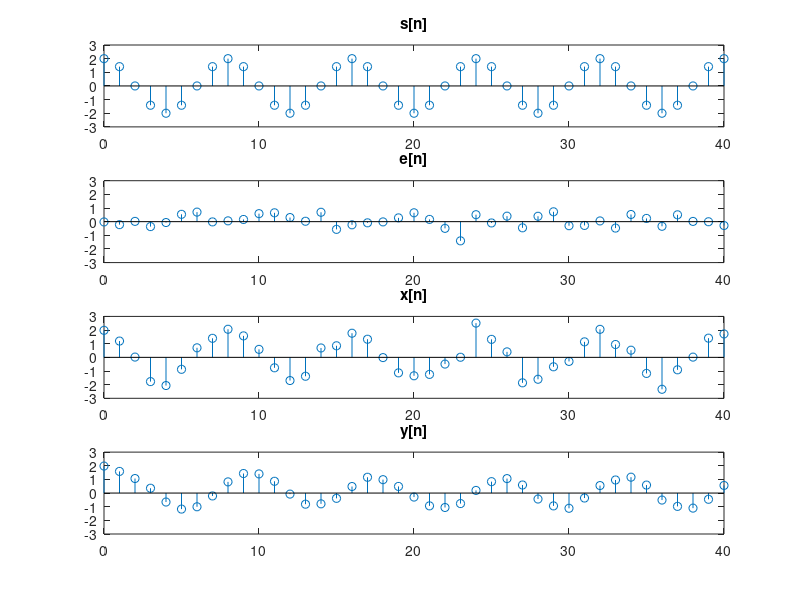
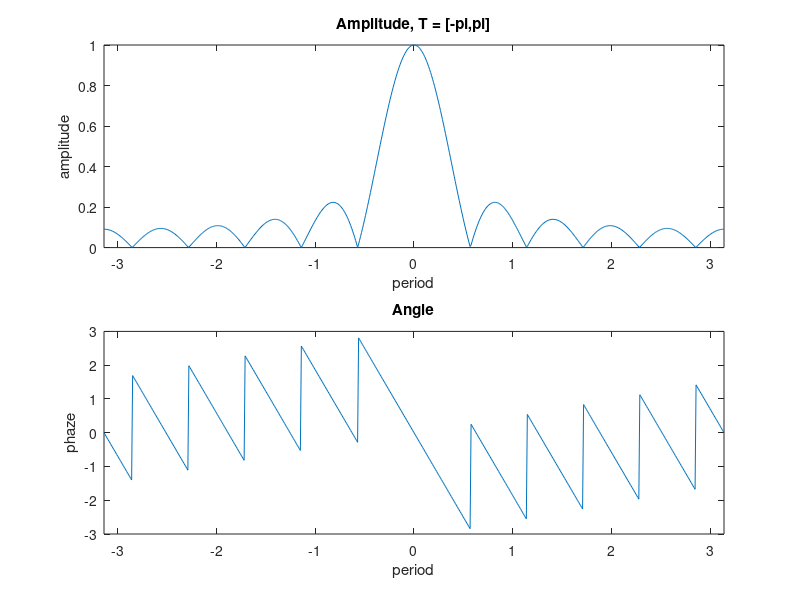
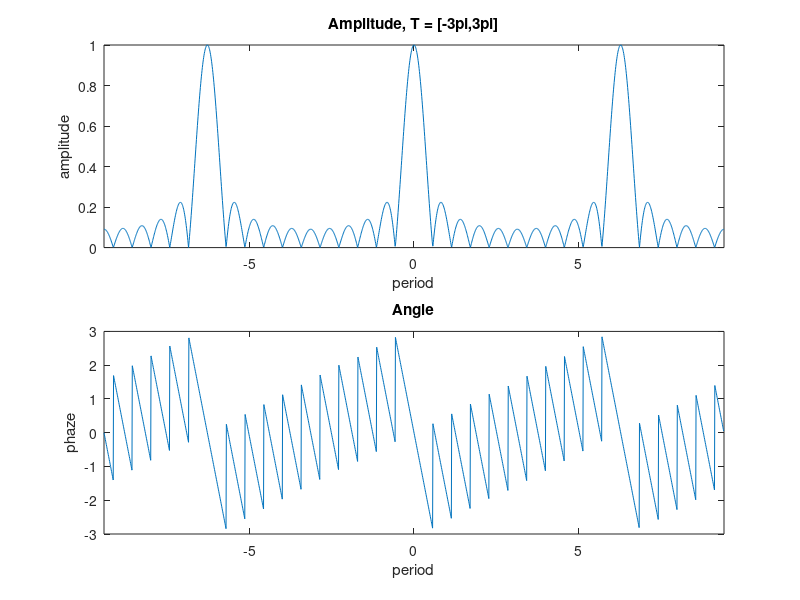

These figures' MATLAB source, in order:
clear all;
close all;
##Ask1.a
n = [0:40];
m = 0;
N = 4;
sn = 2*cos((pi*n)/4); %signal
en = 0.4*randn(size(n)); %noise
xn = (sn + en); %corroded signal
figure(1);
subplot(4,1,1,"align");
stem(n,sn);
title("s[n]");
ylim([-3 3]);
subplot(4,1,2,"align");
stem(n,en);
title("e[n]");
ylim([-3 3]);
subplot(4,1,3,"align");
stem(n,xn);
title("x[n]");
ylim([-3 3]);
yn = zeros(1,length(n));
yn(1) = xn(1);
yn(2) = (xn(1)+xn(2))/2;
yn(3) = (xn(1)+xn(2)+xn(3))/3;
for i = 4:41
  for M = [0:3]
    yn(i) = yn(i) + ((1/N)*(xn(i-M)));
  endfor
endfor  
subplot(4,1,4,"align");
stem(n,yn);
title("y[n]");
ylim([-3 3]);
saveas(1, "ask1_1.jpg");  #save
%%%%%%%%%%%%%%%%%%%%%%%%%%
##Ask1.b
clear all;
figure(2);
N = 11;
w = [-pi:0.01:pi];
h = sin(w.*(N/2))./(N.*sin(w./2)).*exp(-j.*w.*(N-1)./2);
subplot(2,1,1,"align");
plot(w,abs(h));
title("Amplitude, T = [-pi,pi]");
xlabel("period");
ylabel("amplitude");
axis([-pi pi]);
subplot(2,1,2,"align");
plot(w,angle(h));
title("Angle");
xlabel("period");
ylabel("phaze");
axis([-pi pi]);
saveas(2, "ask1_2.jpg");  #save
clear all;
figure(3);
N = 11;
w = [-3*pi:0.01:3*pi];
h = sin(w.*(N/2))./(N.*sin(w./2)).*exp(-j.*w.*(N-1)./2);
subplot(2,1,1,"align");
plot(w,abs(h));
xlabel("period");
ylabel("amplitude");
title("Amplitude, T = [-3pi,3pi]");
axis([-3*pi 3*pi]);
subplot(2,1,2,"align");
plot(w,angle(h));
title("Angle");
xlabel("period");
ylabel("phaze");
axis([-3*pi 3*pi]);
saveas(3, "ask1_3.jpg");  #save